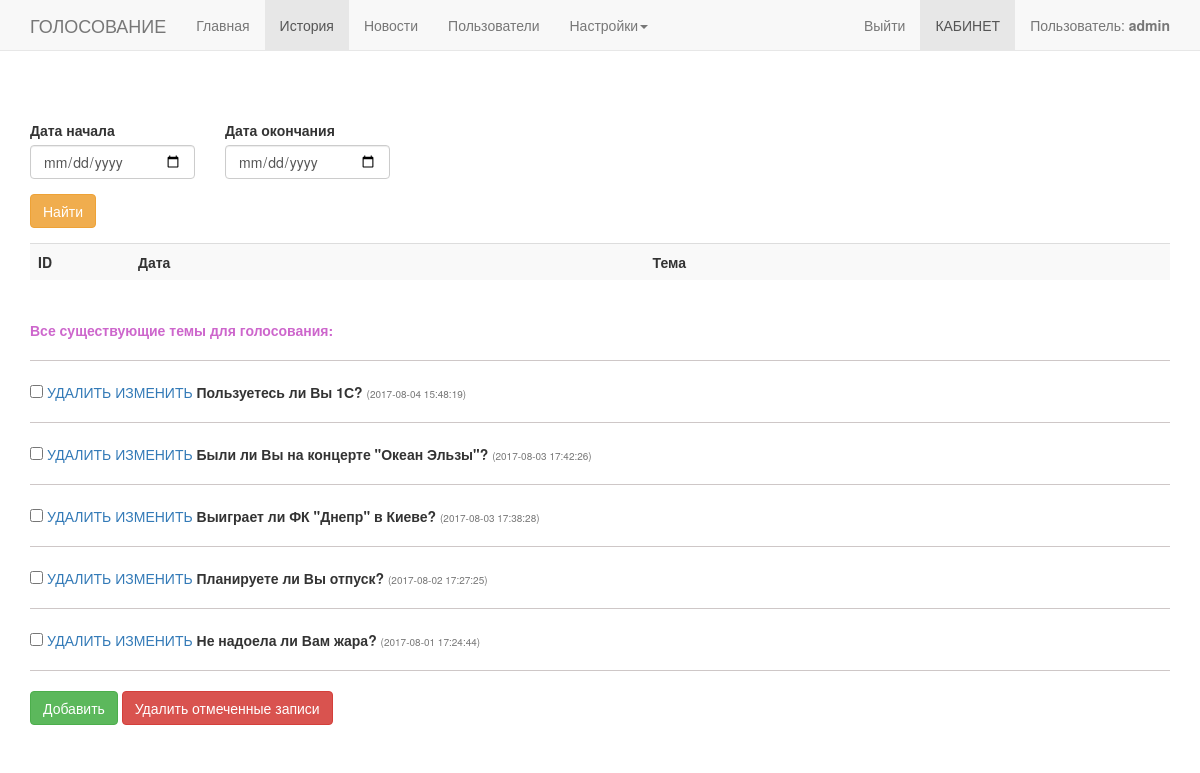
/page/history.php (signed in), run on the app's committed database.
### tables this page shows
CREATE TABLE `questions` (
  `id` int(11) NOT NULL,
  `question` text NOT NULL,
  `date` datetime NOT NULL
);

### page/history.php (the view, shortened to what this page needs)
<?php
include_once '../connect.php';
include_once '../lib/myFunction.php';
$question = mysqli_query($db, "
	SELECT *
	FROM `questions`
	ORDER BY `id` DESC
	") or exit(mysqli_error());
if (!isset($_SESSION['USER_LOGIN_IN']) or $_SESSION['USER_LOGIN_IN'] =0 ) {
	MessageSend(1, 'Требуется регистрация пользователя.');
} elseif (isset($_SESSION['USER_LOGIN_IN']) && $_SESSION['USER_LOGIN_IN'] =1){
?>
<!DOCTYPE html>
<html lang="en">
<html>
  <head>
    <link href="../css/bootstrap.css" rel="stylesheet">
	<link rel="stylesheet" type="text/css" href="../style.css" />
    <link href="../css/navbar-fixed-top.css" rel="stylesheet">
  </head>
  <body>
    <div class="navbar navbar-default navbar-fixed-top" role="navigation">
      <div class="container">
        <div class="navbar-header">
          <a class="navbar-brand" href="../index.php">ГОЛОСОВАНИЕ</a>
        </div>
        <div class="navbar-collapse collapse">
			<?php
			if($_SESSION['USER_ACCESS'] == 0){
				include 'menu_user0.php';
			} elseif($_SESSION['USER_ACCESS'] == 3){
				include 'menu_user3.php';
			} else{
				include 'menu.php';
			}
			?>
        </div>
      </div>
    </div>
	<div class = "container">
		<form role = "form" action="" method="post">
			<div class="row">
				<div class="col-md-2">
					<div class="form-group">
						<label>Дата начала</label>
						<input class = "form-control" type="date" name="from" value="<?php if(!empty($_POST['from'])) echo $_POST['from']; ?>">
					</div>
				</div>
				<div class="col-md-2">
					<div class="form-group">
						<label>Дата окончания</label>
						<input class = "form-control" type="date" name="to" value="<?php if(!empty($_POST['to'])) echo $_POST['to']; ?>">
					</div>
				</div>
			</div>
			<div class="row">
				<div class="col-md-4">
					<div class="form-group">
						<button type="submit" name="show" class="btn btn-warning">Найти</button>
					</div>
				</div>
			</div>
			<table class="table table-striped">
				<tr >
					<th style ="width:100px;">ID</th>
					<th>Дата</th>
					<th>Тема</th>
				</tr>
			</table>
		</form>
		<div style = "padding-top:20px; padding-bottom:20px;">
						<b style="color: #cd66cc;">Все существующие темы для голосования:</b>
						<hr>
		<form action="" method="post">
			<?php while($row = mysqli_fetch_assoc($question)) { ?>
				<div>
					<div><input type="checkbox" name ="ids[]" value="<?php echo $row['id']; ?>"> <a href="history.php?page=history&action=delete&id=<?php echo $row['id']; ?>" onClick='return areYuoSure();'>УДАЛИТЬ</a> <a href="edit_question.php?action=edit&id=<?php echo $row['id']; ?>">ИЗМЕНИТЬ</a> <b><?php echo $row['question'];?></b> <span style="color:#777777; font-size:10px;"><?php echo '('.$row['date']. ')'; ?></span></div>
				</div>
				<hr>
				<?php } ?>
				<a href="add_question.php" class="btn btn-success" role="button">Добавить</a>
				<button type="submit" name="delete" class="btn btn-danger">Удалить отмеченные записи</button>
		</form>
	</div>
  </body>
</html>
<?php } ?>

### style.css (style rules this page uses)
body { margin:0px; padding:0px; }
hr { margin-top: 20px; margin-bottom: 20px; border: 0; border-top: 1px solid #cec7c7; }

### css/navbar-fixed-top.css (style rules this page uses)
body { min-height: 2000px; padding-top: 120px; }

### data on the page
questions: question "Пользуетесь ли Вы 1С?", date "2017-08-04 15:48:19"
questions: question "Были ли Вы на концерте \"Океан Эльзы\"?", date "2017-08-03 17:42:26"
questions: question "Выиграет ли ФК \"Днепр\" в Киеве?", date "2017-08-03 17:38:28"
questions: question "Планируете ли Вы отпуск?", date "2017-08-02 17:27:25"
questions: question "Не надоела ли Вам жара?", date "2017-08-01 17:24:44"

### other printed values
$_SESSION['USER_NAME'] "admin"
